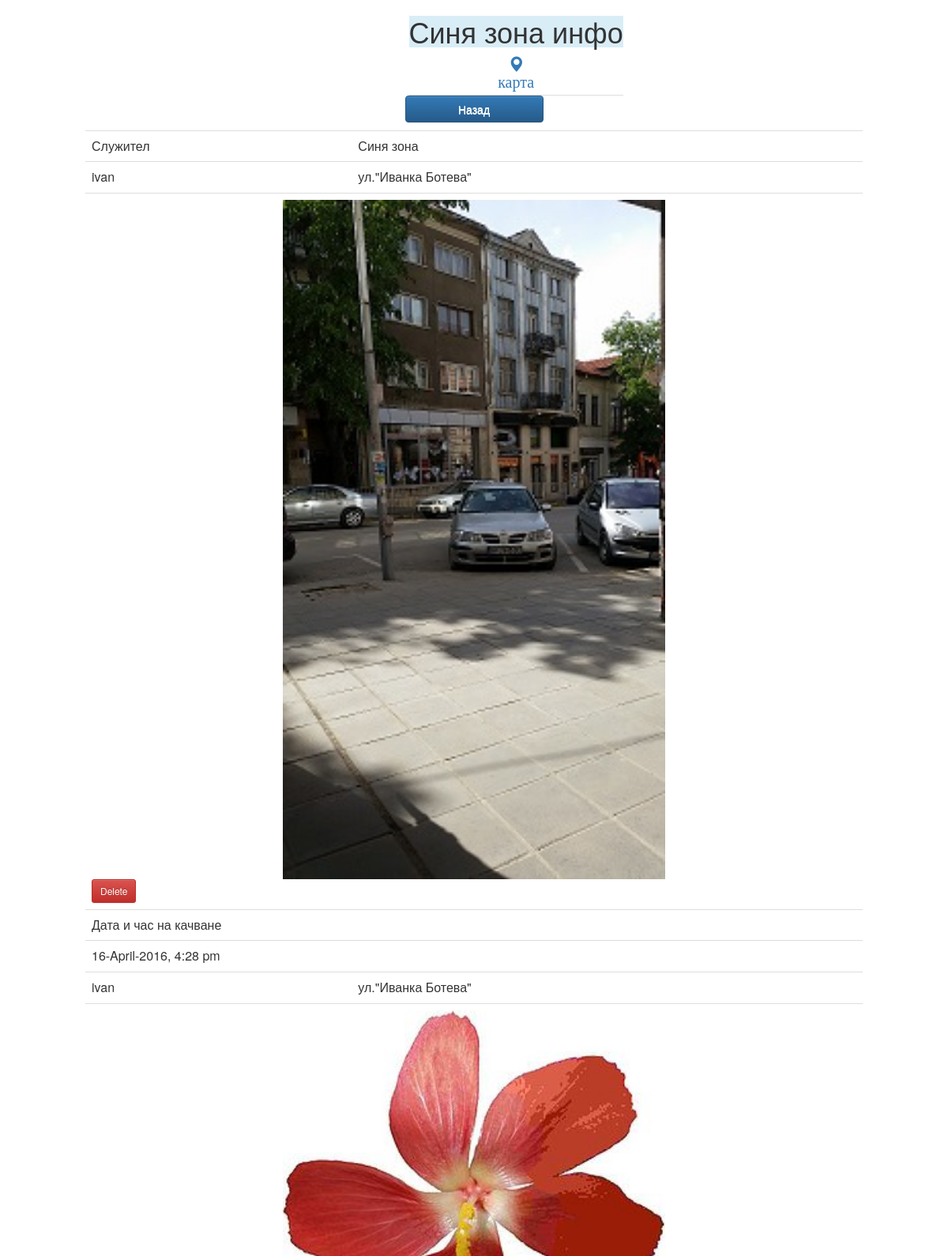
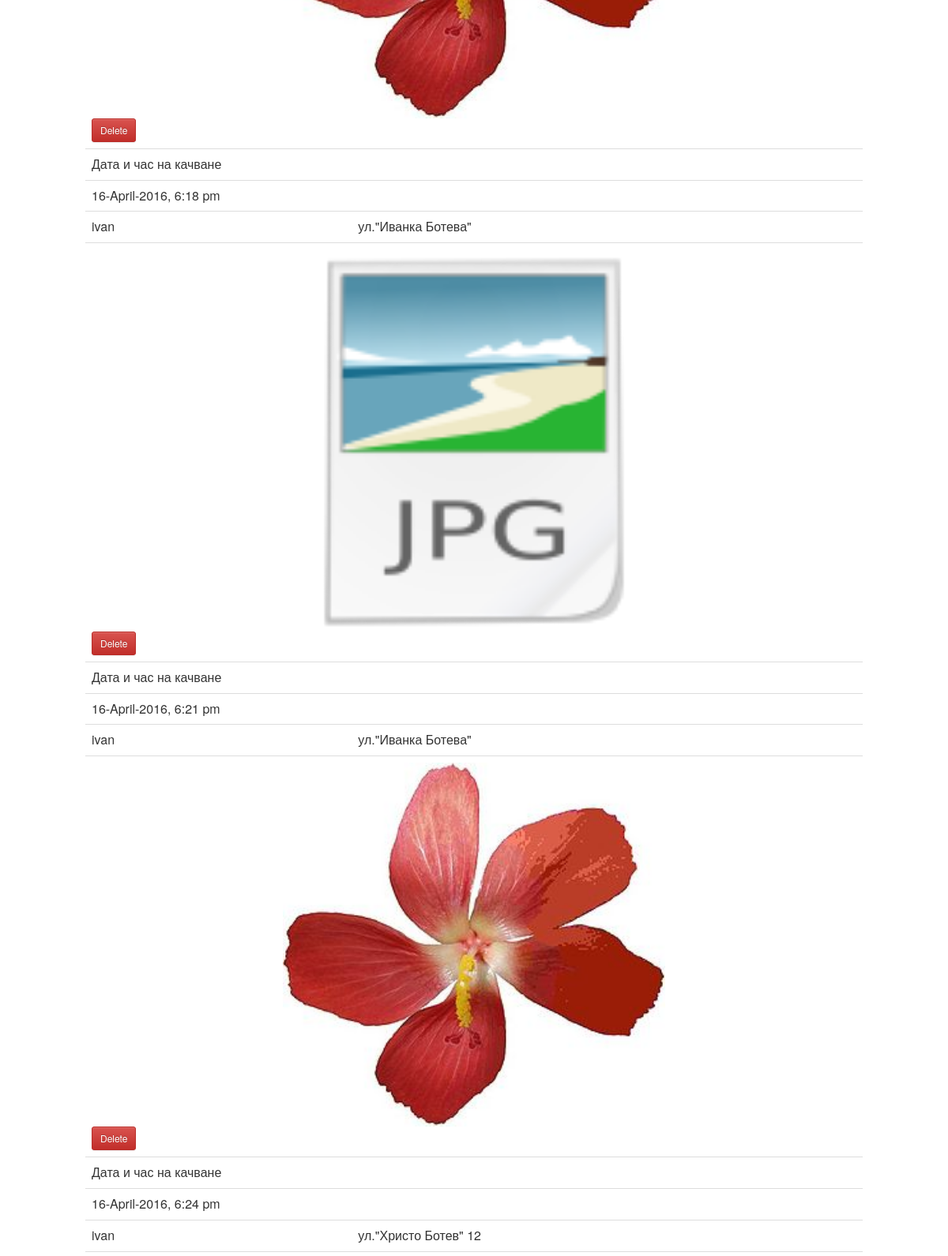
The app's page /read.php (signed in, upper part) with its own data (2 pictures, top to bottom).
### tables this page shows
CREATE TABLE IF NOT EXISTS `photos` (
`id` int(11) NOT NULL,
  `zone_id` int(11) NOT NULL,
  `worker_id` int(11) NOT NULL,
  `photo_dir` varchar(1000) NOT NULL,
  `photo_name` varchar(200) NOT NULL,
  `photo_type` varchar(100) NOT NULL,
  `date` varchar(100) DEFAULT NULL,
  `date_deleted` date DEFAULT NULL
);

CREATE TABLE IF NOT EXISTS `workers` (
`worker_id` int(11) NOT NULL,
  `worker_name` varchar(300) NOT NULL,
  `password` varchar(300) NOT NULL,
  `date_deleted` date DEFAULT NULL
);

CREATE TABLE IF NOT EXISTS `zones` (
`zone_id` int(11) NOT NULL,
  `zone_address` varchar(500) NOT NULL,
  `zone_description` text NOT NULL,
  `zone_places` int(10) NOT NULL,
  `date_deleted` date DEFAULT NULL
);

### read.php (the view, shortened to what this page needs)
<?php
include('functions/header.php');
$conn = mysqli_connect('localhost', 'root', '', 'zones');
$worker_id=$_SESSION['worker_id'];
$zone_id=$_SESSION['zone_id'];
$read_query = "SELECT * FROM photos JOIN zones
			 	ON photos.zone_id=zones.zone_id JOIN workers ON photos.worker_id=workers.worker_id
			 	WHERE  photos.date_deleted IS NULL AND photos.worker_id=$worker_id AND photos.date is not NULL";
$read_result = mysqli_query($conn, $read_query);
echo "<div class='row'>";
echo "<div class='col-md-2 col-md-offset-5 col-xs-10 col-xs-offset-1'>";
echo '<p><a href="free.php?zone_id='.$zone_id.'" class="btn btn-primary btn-default btn-block">Назад </a></p></div></div>';
echo "<div class='row'>";
echo "<div class='table-responsive'>";
echo "<table class='table'>";
echo '<tr>';
		echo '<td>Служител</td>';
		echo '<td>Синя зона</td>';
		echo '</tr>';
	if (mysqli_num_rows($read_result) > 0) {
		while($row = mysqli_fetch_assoc($read_result)){
			echo '<tr>';
			echo '<td>'.$row['worker_name'].'</td>';
			echo '<td>'.$row['zone_address'].'</td>';
			echo '</tr>';
			echo '<tr>';
			echo '<td id="imgtd" colspan="2"><img id="img1" src="'. $row['photo_dir']. '" class="img-responsive" width="50%" height="20%" data-toggle="modal" data-target="#myModal'.$row['id'].'"/>
			<a id="delete-btn" href="delete.php?id='.$row['id'].'" class="btn btn-danger btn-sm btn-responsive">Delete</a></td>';
			echo '</tr>';
			echo '<td colspan="2">Дата и час на качване</td>';
			echo '<tr>';
			echo '<td colspan="2">'.$row['date'].'</td>';
			echo '</tr>';
			echo '<tr>';
		}
	}
echo "</table></div>";
echo "</div>";
?>

### functions/header.php (shortened to what this page needs)
<!DOCTYPE html>
<html lang="en">
<head>
	<link rel="stylesheet" type="text/css" href="css/style.css">
    <link rel="stylesheet" type="text/css" href="css/responsive_style.css">
<link rel="stylesheet" href="https://maxcdn.bootstrapcdn.com/bootstrap/3.3.6/css/bootstrap.min.css"
integrity="sha384-1q8mTJOASx8j1Au+a5WDVnPi2lkFfwwEAa8hDDdjZlpLegxhjVME1fgjWPGmkzs7">
<link rel="stylesheet" href="https://maxcdn.bootstrapcdn.com/bootstrap/3.3.6/css/bootstrap-theme.min.css"
integrity="sha384-fLW2N01lMqjakBkx3l/M9EahuwpSfeNvV63J5ezn3uZzapT0u7EYsXMjQV+0En5r">
<link rel="stylesheet" id="font-awesome-css" href="//netdna.bootstrapcdn.com/font-awesome/4.0.3/css/font-awesome.css" type="text/css" media="screen">
</head>
<body>
	<header id="header">
            <div id="menu" class="header-menu fixed">
                <div class="container-fluid">
                        <nav role="navigation" class="col-sm-12 col-xs-12 col-md-offset-5 col-md-2 col-lg-offset-5 col-lg-4">
                            <div class="navbar-header">
                            	<h1 class="bg-info">Синя зона инфо</h1>
                              <div class="nav-tabs">
                                    <a href="map.php"><span class='glyphicon glyphicon-map-marker'><p>карта</p></span></a></li>
                            </div>
                            </div>
                        </nav>
                </div>
            </div>
    </header>

### css/style.css (style rules this page uses)
body,html,div { margin: 0; padding:0; }
header,div,nav, table, tr, td { border: 0px; }
h1 { text-align: center; }
.nav-tabs { text-align: center; }
body { padding: 0; margin: 0; }
a, a:hover, a:active, a:focus { outline: 0; text-decoration: none; }
a { text-decoration:none; }
h1,h2,h3,h4,h5 { text-align: center; }
header { font-size: 200%; text-align: center; }
div { border: 0px solid; }
.glyphicon { font-size: 20px; }
.table-responsive { max-width: 80%; margin-left: 10%; text-align: center; }
#imgtd { max-width: 30%; min-height: 1%; min-width: 30%; max-height: 10%; margin-left: 20%; }
#img1 { margin-left: 25%; }
#delete-btn { white-space: normal; }

### records on screen
photos: worker.worker_name "ivan", zone.zone_address "ул.\"Иванка Ботева\"", photo_dir (picture), date "16-April-2016, 4:28 pm"
photos: worker.worker_name "ivan", zone.zone_address "ул.\"Иванка Ботева\"", photo_dir (picture), date "16-April-2016, 6:18 pm"
photos: worker.worker_name "ivan", zone.zone_address "ул.\"Иванка Ботева\"", photo_dir (picture), date "16-April-2016, 6:21 pm"
photos: worker.worker_name "ivan", zone.zone_address "ул.\"Иванка Ботева\"", photo_dir (picture), date "16-April-2016, 6:24 pm"
photos: worker.worker_name "ivan", zone.zone_address "ул.\"Христо Ботев\" 12"
